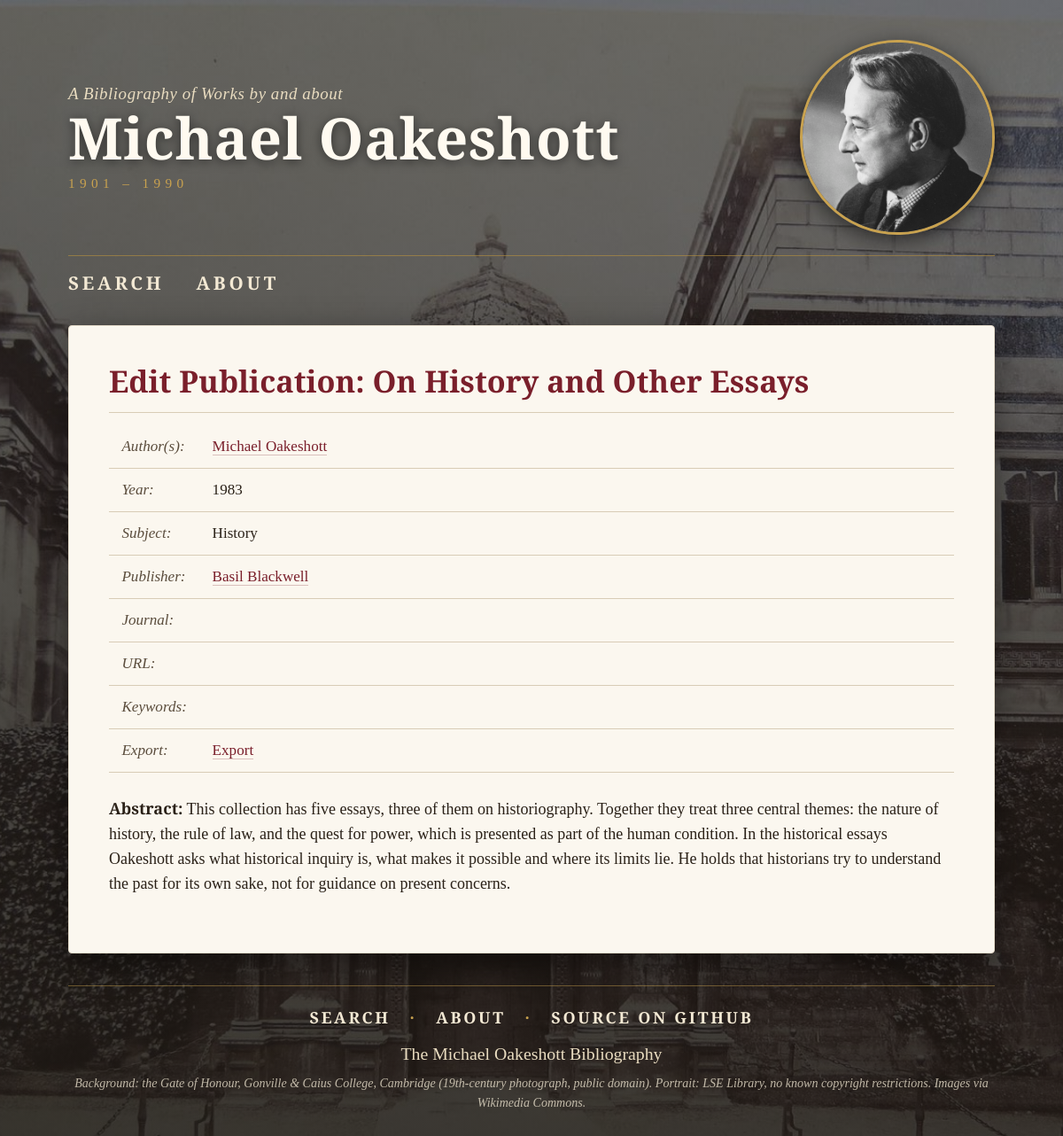
/oakeshott/edit_pub/9/, run on an earlier commit of the app's database.
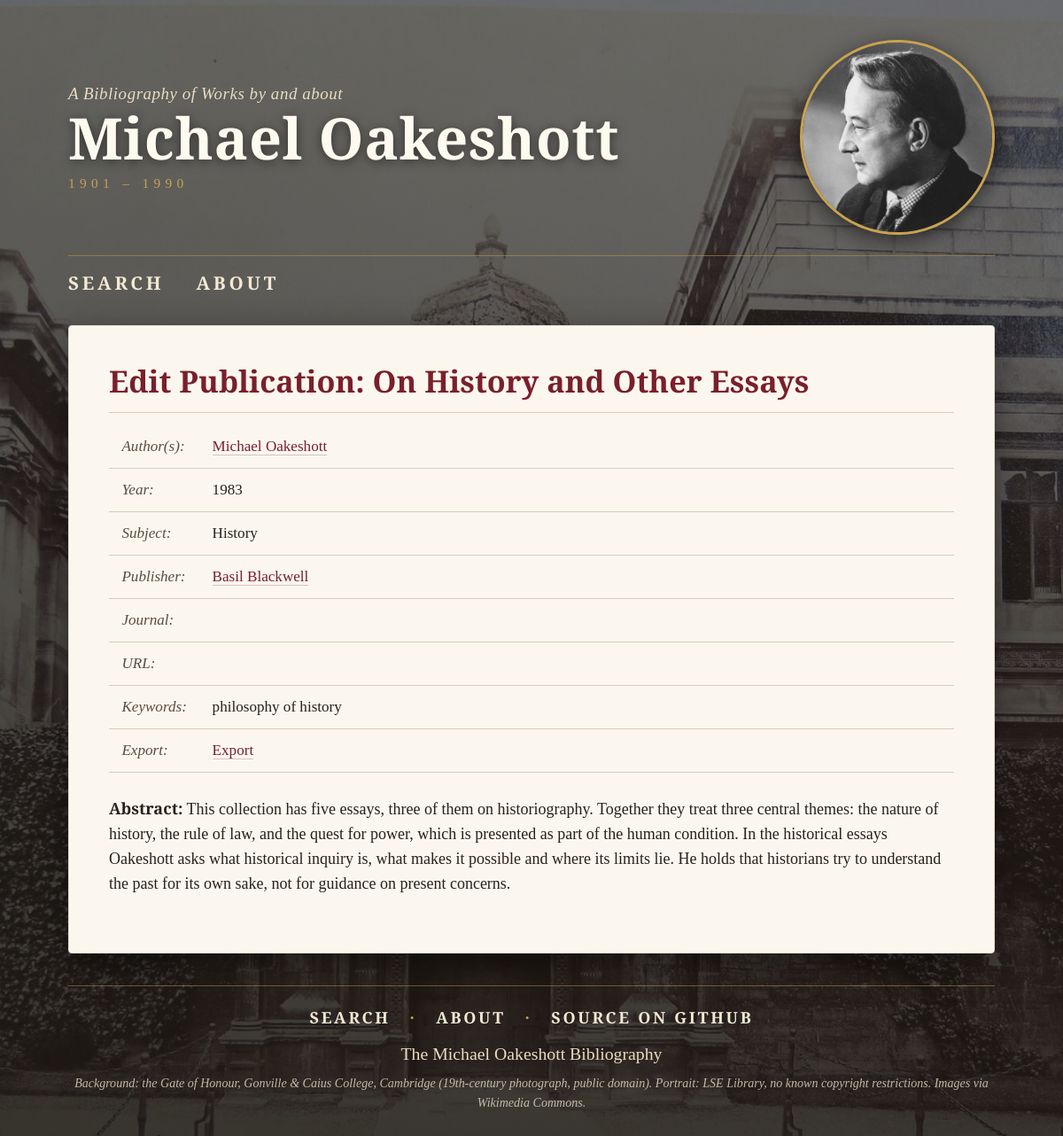
And on a later commit of the database.
### berkeley/models.py (models this page shows, shortened)
class UrlModel(models.Model):
    url = models.CharField(max_length=512, default="",
            blank=True, null=True)
    class Meta:
        abstract = True

class DescrModel(models.Model):
    descr = models.CharField(max_length=512, default="", blank=True,
            null=True)
    class Meta:
        abstract = True

class EmailModel(models.Model):
    email_addr = models.CharField(max_length=EMAIL_LEN, default="", blank=True, null=True)
    class Meta:
        abstract = True

class Person(UrlModel, DescrModel, EmailModel):
    fname = models.CharField(max_length=PERSON_NAME_LEN, default="")
    mname = models.CharField(max_length=PERSON_NAME_LEN,
            blank=True, null=True)
    lname = models.CharField(max_length=PERSON_NAME_LEN)
    yob = models.IntegerField(blank=True, null=True)
    yod = models.IntegerField(blank=True, null=True)
    affiliation = models.CharField(max_length=AFFILIATION_LEN, default="",
            blank=True)
    address = models.ForeignKey(Address, null=True, blank=True, on_delete=models.CASCADE,)
    class Meta:
        ordering = ['lname']

class SingleNameModel(models.Model):
    name = models.CharField(max_length=256)
    def __str__(self):
        return self.name
    class Meta:
        abstract = True
        ordering = ['name']

class Keyword(SingleNameModel):
    """
    All fields from abstract classes right now.
    """

### berkeley/views.py (the view)
# urls.py: re_path(r'^edit_pub/(?P<pub_id>[0-9]+)/$',
def edit_pub(request, pub_id):
    return detail_view(request, pub_id, Publication,
            'edit_pub.html', 'pub')

### berkeley/models.py (called while the page is built)
    def ordered_authors(self):
        links = self.authorship_set.all()
        if 'authorship_set' not in getattr(self, '_prefetched_objects_cache',
                                           {}):
            links = links.select_related('person')
        return [a.person for a in links]

### berkeley/views.py (called while the page is built)
def get_hdr():
    site_hdr = "Bibliography Search"
    site_list = Site.objects.all()
    for site in site_list:
        site_hdr = site.header
        break   # since we only expect a single site record!
    return site_hdr

def detail_view(request, dbkey, cls, html, kwarg_key):
    site_hdr = get_hdr()
    obj = get_object_or_404(cls, pk=dbkey)
    return render(request, html, {kwarg_key: obj, 'header': site_hdr })

### berkeley/templates/edit_pub.html (shortened to what this page needs)
{% extends "base.html" %}
{% block content %}
    <div class="module">
    <table>
        <caption>
            Edit Publication: {{ pub.title }}
        </caption>
        <tr>
            <td>Author(s):</td>
            <td>
            {% for author in pub.ordered_authors %}
                <a href="/oakeshott/person_detail/{{ author.id }}/">{{ author.fname }} {{ author.lname }}</a>{% if not forloop.last %},{% endif %}
            {% endfor %}
            </td>
        </tr>
        <tr>
            <td>Year:</td>
            <td> {{ pub.year }} </td>
        </tr>
        <tr>
            <td>Subject:</td>
            <td> {{ pub.subject }} </td>
        </tr>
        <tr>
            <td>Publisher:</td>
            <td>
                <a href="/oakeshott/publisher_detail/{{ pub.publisher.id }}/">
                {{ pub.publisher.name }}
                </a>
             </td>
        </tr>
        <tr>
            <td>Journal:</td>
            <td>
             </td>
        </tr>
        <tr>
            <td>URL:</td>
            <td><a href="{{ pub.url }}"> {{ pub.url }}</a></td>
        </tr>
        <tr>
            <td>Keywords:</td>
            <td>
            {% for keyword in pub.keywords.all %}
                {{ keyword.name }}{% if not forloop.last %},{% endif %}
            {% endfor %}
            </td>
        </tr>
        <tr>
            <td>Export:</td>
            <td>
                <a href="/oakeshott/export/{{ pub.id }}/">
                Export
                </a>
            </td>
        </tr>
    </table>
    <p>
        <strong>Abstract:</strong>
        {{ pub.abstract }}
    </p>
    </div>
{% endblock content %}

What changed in the data, as far as the page shows it:
added Keyword: name "philosophy of history"
